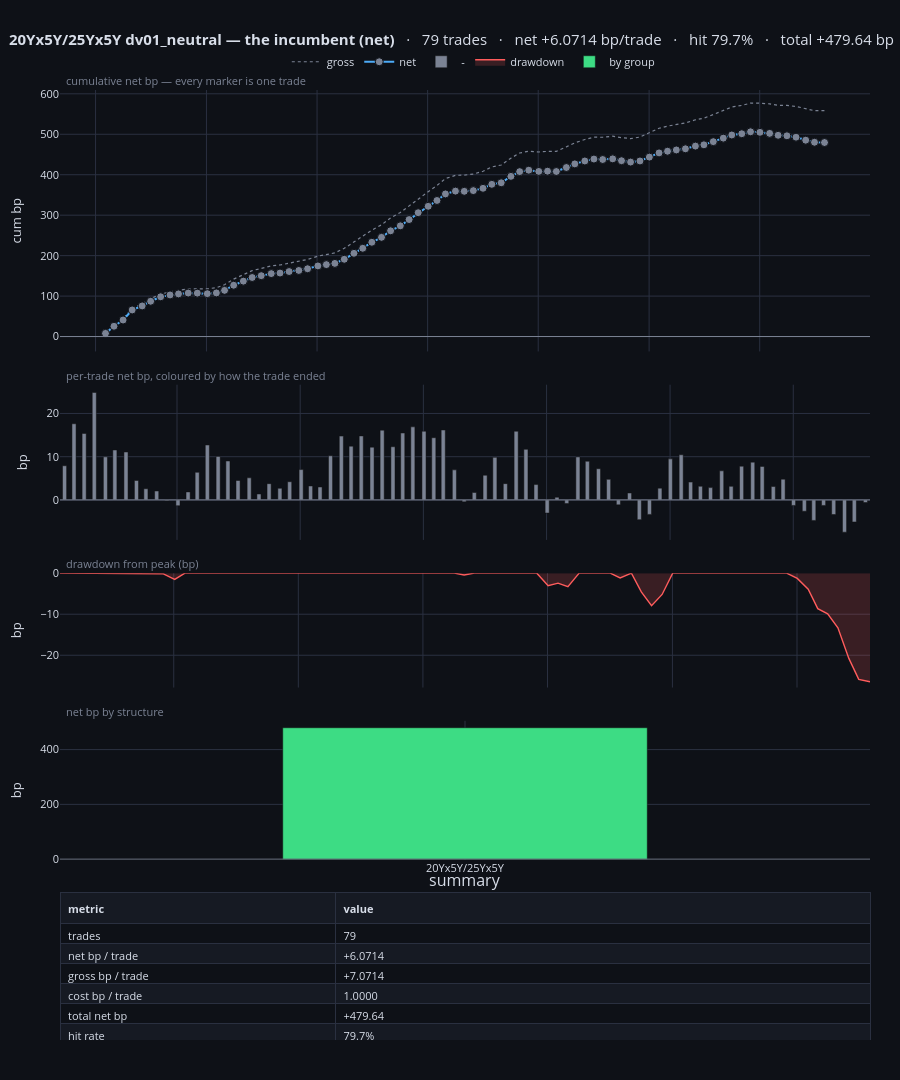

Write notebook code for a chart like this one.
### Code cell
print("CONTROL — the same structure at the incumbent DV01-neutral sizing:")
_bc = BK[("20Yx5Y/25Yx5Y", "dv01_neutral")]
_bc = _bc[_bc["closed"].to_numpy(bool)].copy()
_bc["exit"] = pd.to_datetime(_bc["exit"])
trade_dashboard(_bc.sort_values("exit"),
                title="20Yx5Y/25Yx5Y dv01_neutral — the incumbent (net)",
                span_years=SPAN_YEARS, time_col="exit", pnl_col="net_bp",
                unit="bp", side_col="gate_direction")
